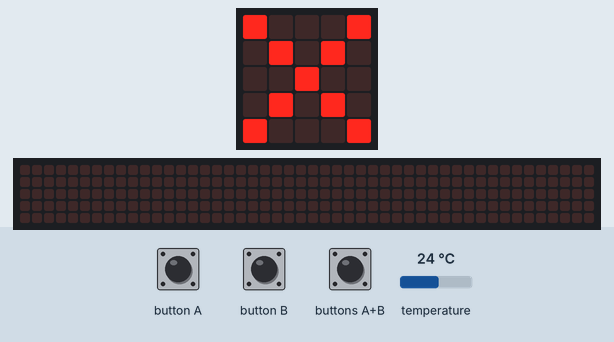
A program run on a simulated BBC micro:bit (MakeCode). Shown: the board's 5×5 LED display, a strip that is not on the board, showing the scrolling text unrolled. Inputs (shaded band) come from the test bench; at power-on: temperature 24 °C. Dim RGB values are drawn brighter than linear; the 48×5 strip is a reading aid, not a part: it shows the text the display is scrolling, unrolled, one strip-width of it at a time.

Above: at 1.8 s.
1.9 s: button B pressed for 0.15 s
At 2.12 s:
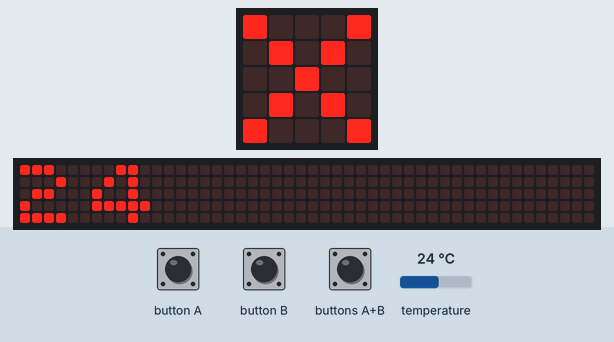
2.6 s: button A pressed for 0.15 s
At 2.87 s:
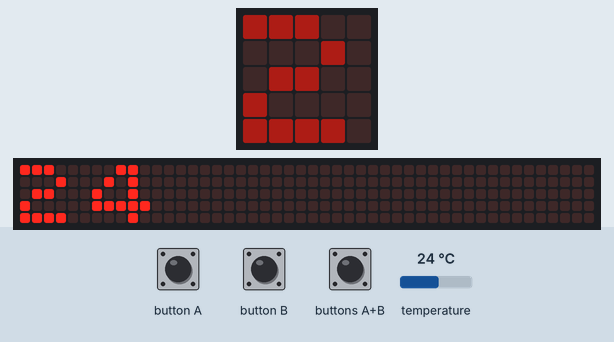
3.3 s: buttons A+B pressed for 0.15 s
4.0 s: button B pressed for 0.15 s
4.7 s: temperature set to 12 °C
At 7.22 s:
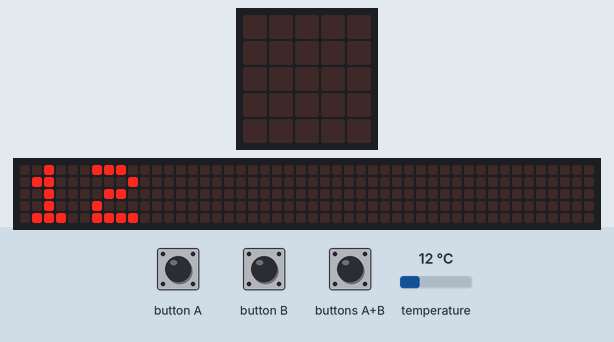
7.7 s: button B pressed for 0.15 s
At 12.5 s:
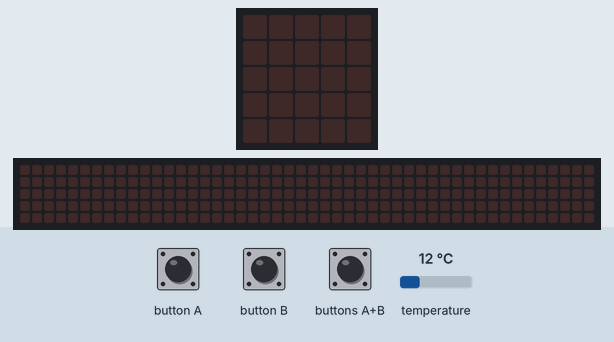
Timing chart, 0 to 12.8 s (numbered marks = the images above; inputs shaded):
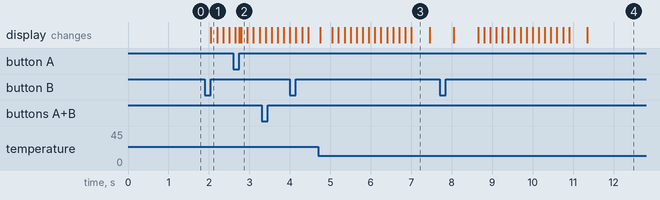

The program:

main.ts
```typescript
datalogger.onLogFull(function () {
    logging = false
    basic.showLeds(`
        # # # # #
        # # # # #
        # # . # #
        # # # # #
        # # # # #
        `)
})
input.onButtonPressed(Button.A, function () {
    led.setBrightness(50)
    logging = true
    basic.showIcon(IconNames.Yes)
})
input.onButtonPressed(Button.AB, function () {
    logging = false
    basic.showIcon(IconNames.Skull)
    datalogger.deleteLog()
})
input.onButtonPressed(Button.B, function () {
    basic.showNumber(input.temperature())
})
let logging = false
logging = false
basic.showIcon(IconNames.No)
datalogger.setColumnTitles(
"temperature",
"light"
)
loops.everyInterval(900000, function () {
    if (logging) {
        basic.showNumber(input.temperature())
        datalogger.log(
        datalogger.createCV("temperature", input.temperature()),
        datalogger.createCV("light", input.lightLevel()),
        datalogger.createCV("sound", input.soundLevel())
        )
        basic.showNumber(input.temperature())
        basic.clearScreen()
    }
})
```

test.ts
```typescript
// les proves van aquí; això no es compilarà quan aquest paquet s'usi com a extensió.
```

Measured:
- after the input at 1.9 s, the display: changes after 0.15 s (image 1)
- after the input at 7.7 s, the display: first differs from a run without the input after 0.95 s (image 4 shows a later state)
- what the display in image 3 shows lasts 0.5 s, from 7.0 s to 7.5 s
